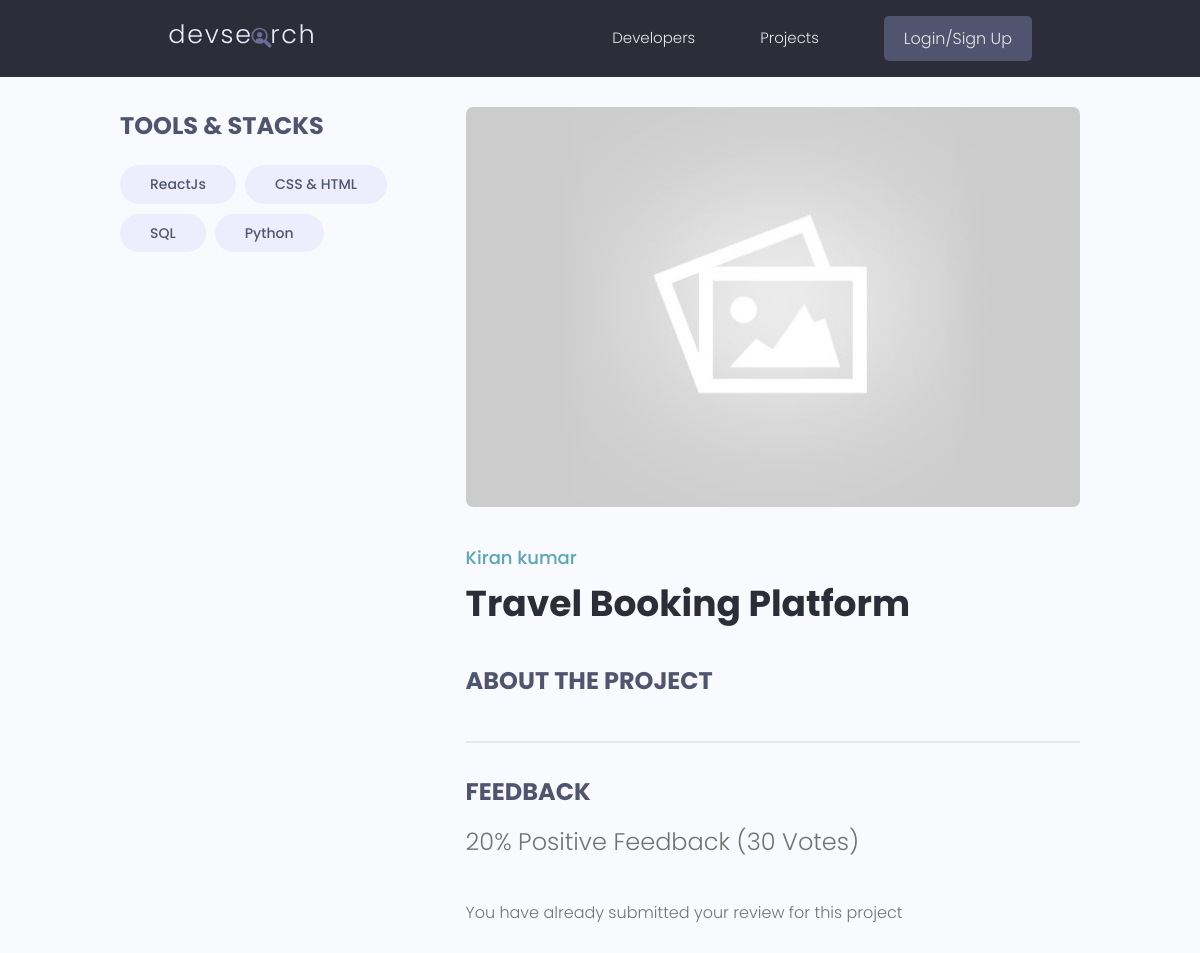
/projects/project/b229f6d2a7c845ea8c18095a3c1000d8/, run on an earlier commit of the app's database.
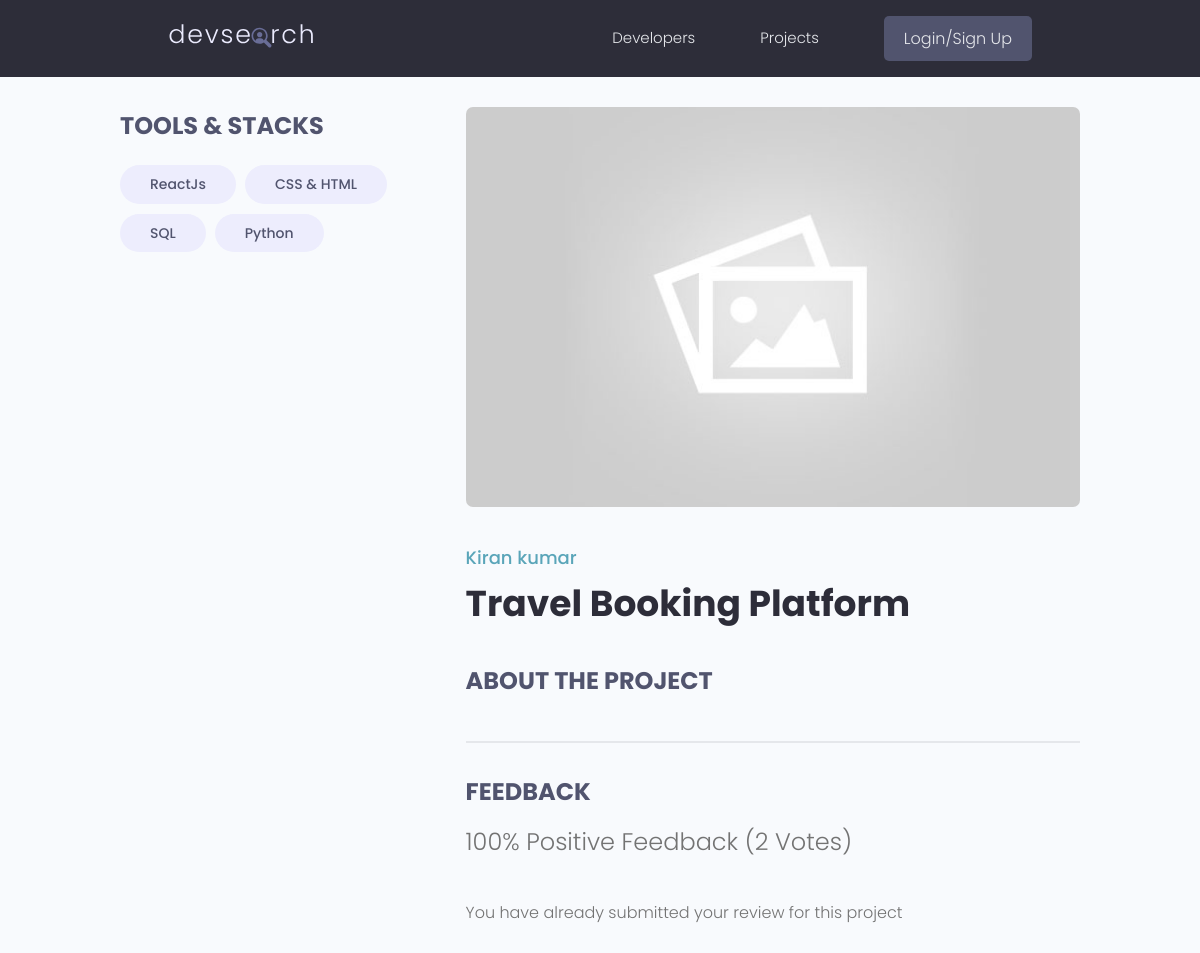
And on a later commit of the database.
### projects/models.py (models this page shows, shortened)
class Project(models.Model):
    owner = models.ForeignKey(Profile, null=True, blank=True, on_delete=models.SET_NULL)
    title = models.CharField(max_length=200)
    description = models.TextField(null=True , blank=True)
    feature_image = models.ImageField(null=True , blank=True, default='default.jpg')
    demo_link = models.CharField(max_length=2000, null=True , blank=True)
    source_link = models.CharField(max_length=2000, null=True , blank=True)
    tags =models.ManyToManyField('Tag', blank=True)
    vote_total = models.IntegerField(default=0, null=True , blank=True)
    vote_ratio = models.IntegerField(default=0, null=True , blank=True)
    created = models.DateTimeField(auto_now_add=True)
    id = models.UUIDField(default=uuid.uuid4, unique=True, primary_key=True, editable=False)
    class Meta:
        ordering = ['-vote_total', '-vote_ratio', 'title']
    @property
    def imageURL(self):
        try:
            url = self.feature_image.url
        except:
            url = ''
        return url
    @property
    def reviewers(self):
        queryset = self.reviews.all().values_list('owner__id', flat=True)
        return queryset

### users/models.py (models this page shows, shortened)
class Profile(models.Model):
    user = models.OneToOneField(User, on_delete=models.CASCADE, null=True, blank=True)
    name = models.CharField(max_length=200, blank=True, null=True)
    email = models.EmailField(max_length=500, blank=True, null=True)
    username = models.CharField(max_length=200, blank=True, null=True)
    location = models.CharField(max_length=200, blank=True, null=True, default="Earth")
    short_intro = models.CharField(max_length=200, blank=True, null=True, default="This is a default bio. User has not added a bio yet.")
    bio = models.TextField(blank=True, null=True)
    profile_image = models.ImageField(
        null=True, blank=True, upload_to='profiles/', default="profiles/user-default.png")
    social_github = models.CharField(max_length=200, blank=True, null=True)
    social_twitter = models.CharField(max_length=200, blank=True, null=True)
    social_linkedin = models.CharField(max_length=200, blank=True, null=True)
    social_youtube = models.CharField(max_length=200, blank=True, null=True)
    social_website = models.CharField(max_length=200, blank=True, null=True)
    created = models.DateTimeField(auto_now_add=True)
    id = models.UUIDField(default=uuid.uuid4, unique=True,
                          primary_key=True, editable=False)
    class Meta:
        ordering = ['created']

### projects/views.py (the view, shortened to what this page needs)
# urls.py: path('project/<str:pk>/', views.project, name='single-project'),
def project(request, pk):
    projectObj = Project.objects.get(id=pk)
    form = ReviewForm()
    return render(request, 'projects/single-project.html', {'project':projectObj, 'form':form} )

### projects/models.py (called while the page is built)
    def __str__(self):
        return self.name

### projects/templates/projects/single-project.html (shortened to what this page needs)
 {% extends "main.html" %}
{% block content %}
<main class="singleProject my-md">
    <div class="container">
        <div class="layout">
            <div class="column column--1of3">
                <h3 class="singleProject__subtitle">Tools & Stacks</h3>
                <div class="singleProject__toolStack">
                    {% for tag in project.tags.all %}
                    <span class="tag tag--pill tag--sub tag--lg">
                        <small>{{tag}}</small>
                    </span>
                    {% endfor %}
                </div>
            </div>
            <div class="column column--2of3">
                <img class="singleProject__preview" src="{{ project.imageURL }}" alt="portfolio thumbnail" />
               <a href="{% url 'user-profile' project.owner.id  %}"
                    class="singleProject__developer">{{project.owner.name}}</a>
                <h2 class="singleProject__title">{{project.title}}</h2>
                <h3 class="singleProject__subtitle">About the Project</h3>
                <div class="comments">
                    <h3 class="singleProject__subtitle">Feedback</h3>
                    <h5 class="project--rating">
                        {{project.vote_ratio}}% Positive Feedback ({{project.vote_total}}
                        Vote{{project.vote_total|pluralize:"s"}})
                    </h5>
                    {% if request.user.profile.id in project.reviewers %}
                    <p>You have already submitted your review for this project</p>
                    {% elif request.user.profile == project.owner %}
                    <p>You cannot review your own work</p>
                    {% else %}
                    <a href="{% url 'login' %}?next={{request.path}}">Please login to leave a review</a>
                    {% endif %}
                </div>
            </div>
        </div>
    </div>
</main>
{% endblock %}

What changed in the data, as far as the page shows it:
changed Project "Travel Booking Platform": vote_ratio "20" → "100"; vote_total "30" → "2"
